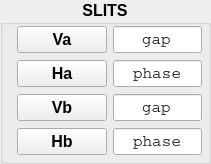
         <widget class="QGroupBox" name="groupBox_SLITS">
          <property name="font">
           <font>
            <pointsize>12</pointsize>
            <weight>75</weight>
            <bold>true</bold>
            <kerning>true</kerning>
           </font>
          </property>
          <property name="title">
           <string>SLITS</string>
          </property>
          <property name="alignment">
           <set>Qt::AlignHCenter|Qt::AlignTop</set>
          </property>
          <widget class="QLineEdit" name="lineEdit_ESA_V">
           <property name="geometry">
            <rect>
             <x>113</x>
             <y>26</y>
             <width>89</width>
             <height>27</height>
            </rect>
           </property>
           <property name="sizePolicy">
            <sizepolicy hsizetype="Fixed" vsizetype="Fixed">
             <horstretch>0</horstretch>
             <verstretch>0</verstretch>
            </sizepolicy>
           </property>
           <property name="font">
            <font>
             <family>Courier</family>
             <pointsize>12</pointsize>
             <weight>50</weight>
             <bold>false</bold>
            </font>
           </property>
           <property name="statusTip">
            <string>optic 1</string>
           </property>
           <property name="whatsThis">
            <string>first optic title</string>
           </property>
           <property name="text">
            <string>gap</string>
           </property>
           <property name="alignment">
            <set>Qt::AlignCenter</set>
           </property>
          </widget>
          <widget class="QPushButton" name="pushButton_ESA_V">
           <property name="geometry">
            <rect>
             <x>17</x>
             <y>26</y>
             <width>90</width>
             <height>27</height>
            </rect>
           </property>
           <property name="sizePolicy">
            <sizepolicy hsizetype="Fixed" vsizetype="Fixed">
             <horstretch>0</horstretch>
             <verstretch>0</verstretch>
            </sizepolicy>
           </property>
           <property name="font">
            <font>
             <weight>75</weight>
             <bold>true</bold>
            </font>
           </property>
           <property name="text">
            <string>Va</string>
           </property>
          </widget>
          <widget class="QLineEdit" name="lineEdit_ESA_H">
           <property name="geometry">
            <rect>
             <x>113</x>
             <y>60</y>
             <width>89</width>
             <height>27</height>
            </rect>
           </property>
           <property name="sizePolicy">
            <sizepolicy hsizetype="Fixed" vsizetype="Fixed">
             <horstretch>0</horstretch>
             <verstretch>0</verstretch>
            </sizepolicy>
           </property>
           <property name="font">
            <font>
             <family>Courier</family>
             <pointsize>12</pointsize>
             <weight>50</weight>
             <bold>false</bold>
            </font>
           </property>
           <property name="statusTip">
            <string>optic 1</string>
           </property>
           <property name="whatsThis">
            <string>first optic title</string>
           </property>
           <property name="text">
            <string>phase</string>
           </property>
           <property name="alignment">
            <set>Qt::AlignCenter</set>
           </property>
          </widget>
          <widget class="QLineEdit" name="lineEdit_ESB_V">
           <property name="enabled">
            <bool>true</bool>
           </property>
           <property name="geometry">
            <rect>
             <x>113</x>
             <y>94</y>
             <width>89</width>
             <height>27</height>
            </rect>
           </property>
           <property name="sizePolicy">
            <sizepolicy hsizetype="Fixed" vsizetype="Fixed">
             <horstretch>0</horstretch>
             <verstretch>0</verstretch>
            </sizepolicy>
           </property>
           <property name="font">
            <font>
             <family>Courier</family>
             <pointsize>12</pointsize>
             <weight>50</weight>
             <bold>false</bold>
            </font>
           </property>
           <property name="statusTip">
            <string>optic 1</string>
           </property>
           <property name="whatsThis">
            <string>first optic title</string>
           </property>
           <property name="text">
            <string>gap</string>
           </property>
           <property name="frame">
            <bool>true</bool>
           </property>
           <property name="alignment">
            <set>Qt::AlignCenter</set>
           </property>
           <property name="clearButtonEnabled">
            <bool>false</bool>
           </property>
          </widget>
          <widget class="QPushButton" name="pushButton_ESA_H">
           <property name="geometry">
            <rect>
             <x>17</x>
             <y>60</y>
             <width>90</width>
             <height>27</height>
            </rect>
           </property>
           <property name="sizePolicy">
            <sizepolicy hsizetype="Fixed" vsizetype="Fixed">
             <horstretch>0</horstretch>
             <verstretch>0</verstretch>
            </sizepolicy>
           </property>
           <property name="font">
            <font>
             <weight>75</weight>
             <bold>true</bold>
            </font>
           </property>
           <property name="text">
            <string>Ha</string>
           </property>
          </widget>
          <widget class="QPushButton" name="pushButton_ESB_V">
           <property name="geometry">
            <rect>
             <x>17</x>
             <y>94</y>
             <width>90</width>
             <height>27</height>
            </rect>
           </property>
           <property name="sizePolicy">
            <sizepolicy hsizetype="Fixed" vsizetype="Fixed">
             <horstretch>0</horstretch>
             <verstretch>0</verstretch>
            </sizepolicy>
           </property>
           <property name="font">
            <font>
             <weight>75</weight>
             <bold>true</bold>
            </font>
           </property>
           <property name="text">
            <string>Vb</string>
           </property>
          </widget>
          <widget class="QPushButton" name="pushButton_ESB_H">
           <property name="geometry">
            <rect>
             <x>17</x>
             <y>128</y>
             <width>90</width>
             <height>27</height>
            </rect>
           </property>
           <property name="sizePolicy">
            <sizepolicy hsizetype="Fixed" vsizetype="Fixed">
             <horstretch>0</horstretch>
             <verstretch>0</verstretch>
            </sizepolicy>
           </property>
           <property name="font">
            <font>
             <weight>75</weight>
             <bold>true</bold>
            </font>
           </property>
           <property name="text">
            <string>Hb</string>
           </property>
          </widget>
          <widget class="QLineEdit" name="lineEdit_ESB_H">
           <property name="enabled">
            <bool>true</bool>
           </property>
           <property name="geometry">
            <rect>
             <x>113</x>
             <y>128</y>
             <width>89</width>
             <height>27</height>
            </rect>
           </property>
           <property name="sizePolicy">
            <sizepolicy hsizetype="Fixed" vsizetype="Fixed">
             <horstretch>0</horstretch>
             <verstretch>0</verstretch>
            </sizepolicy>
           </property>
           <property name="font">
            <font>
             <family>Courier</family>
             <pointsize>12</pointsize>
             <weight>50</weight>
             <bold>false</bold>
            </font>
           </property>
           <property name="statusTip">
            <string>optic 1</string>
           </property>
           <property name="whatsThis">
            <string>first optic title</string>
           </property>
           <property name="text">
            <string>phase</string>
           </property>
           <property name="frame">
            <bool>true</bool>
           </property>
           <property name="alignment">
            <set>Qt::AlignCenter</set>
           </property>
          </widget>
         </widget>
